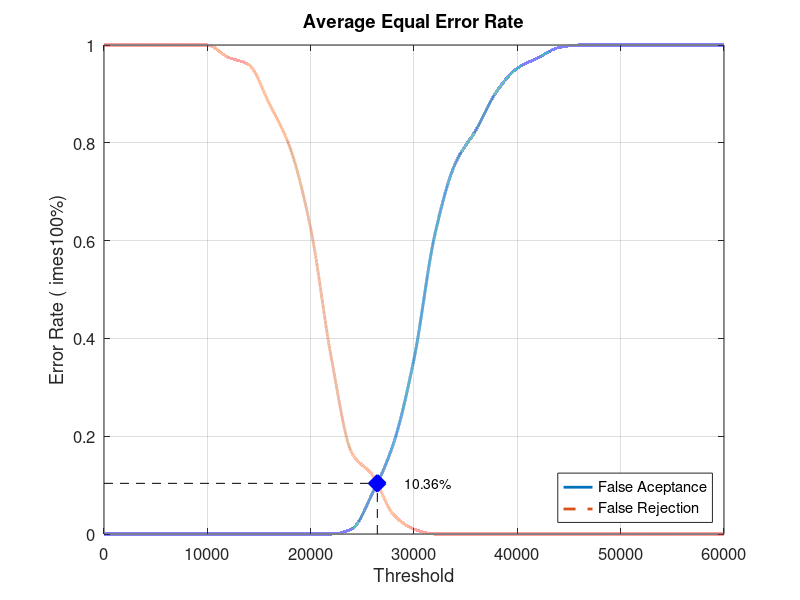
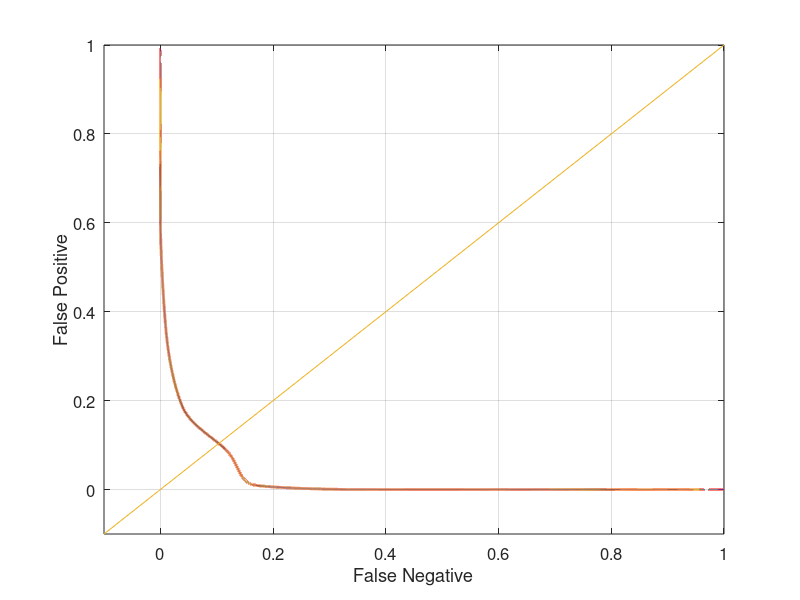

The MATLAB source for these figures, in order:
close all;
clear;
clc;
x = 0:2000:60000;
xq = 0:0.5:60000;

y0 = [0 0 0 0 0 0 0 0 0 0 0 0 0.0105263 0.0842105 0.184211 0.357895 0.610526 0.757895 0.826316 0.905263 0.952632 0.973684 0.994737 1 1 1 1 1 1 1 1]
yy0 = interp1(x, y0, xq, 'pchip');
y1 = [1 1 1 1 1 1 0.975 0.96 0.88 0.79 0.625 0.36 0.165 0.12 0.04 0.01 0 0 0 0 0 0 0 0 0 0 0 0 0 0 0]
yy1 = interp1(x, y1, xq, 'pchip');

% Calculating EER: 
y2 = abs(y0 - y1);
find(y2 == min(y2))
yy2 = abs(yy0 - yy1);
xEER = find(yy2 == min(yy2));
xEERIndex = xq(xEER) % X-axis EER
yEER = yy0(xEER) % Y-axis EER

main = figure
plot(xq, yy0,'-','LineWidth', 2);	hold on
plot(xq, yy1,'--','LineWidth', 2);	hold on
plot([xEERIndex xEERIndex], [0 yEER], 'k--');	hold on
plot([0 xEERIndex], [yEER yEER], 'k--');	hold on
plot(xEERIndex, yEER, 'bx', 'LineWidth', 10);	hold on
text(xEERIndex + 10 * xEERIndex / 100, yEER, [num2str(round((10000 * yEER)) / 100) '%'])
legend('False Aceptance', 'False Rejection', 'Location', 'SouthEast')
xlabel('Threshold')
ylabel('Error Rate (	imes100%)')
title('Average Equal Error Rate')
set(gca, 'FontSize', 12)
axis([0 60000 0 1])
grid on

print(main, 'Database2_4Main', '-dpng');
FNRxFPR = figure('Color', [1 1 1]);
plot(yy1, yy0, '-', yy1, yy0, 'LineWidth', 2);
hold on
y = -0.1:0.1:1
plot(y, y); 
set(gca, 'FontSize', 12)
xlabel('False Negative')
ylabel('False Positive')
axis([-0.1 1 -0.1 1])
set(gca, 'FontSize', 12)
grid on

print(FNRxFPR, 'Database2_4FNRxFPR','-dpng');
